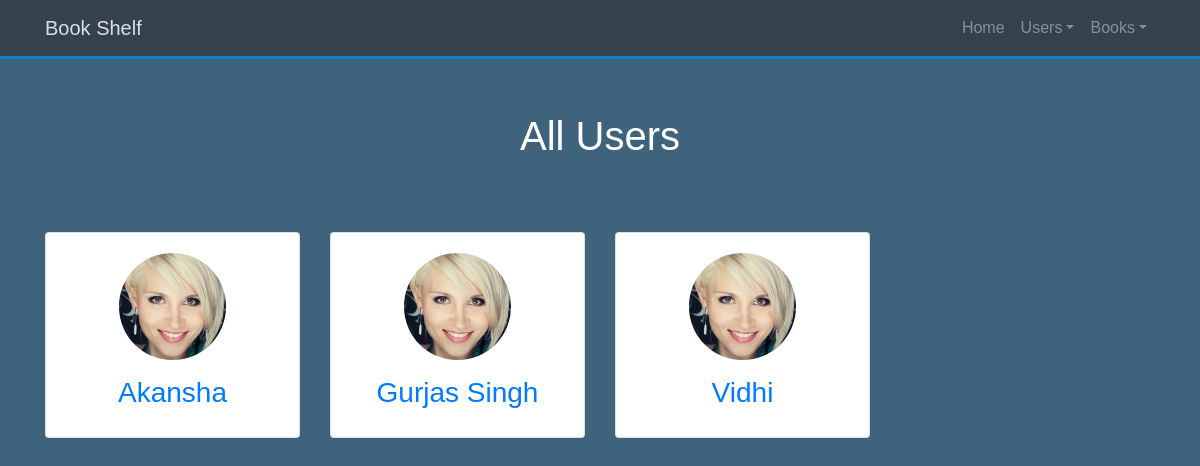
Screenshot of /users with the database file from the repository.
### database_setup.py (models this page shows)
class User(Base):
    __tablename__ = 'user'
    id = Column(Integer, primary_key=True, autoincrement=True)
    name = Column(String(250), nullable=False)
    favourite_book_id = Column(String(500))

### flask_app.py (the view)
@app.route("/users")
def allUsers():
    DBSession = sessionmaker(bind=engine)
    session = DBSession()
    users = session.query(User).all()
    return render_template('allusers.html', users = users)

### templates/allusers.html
{% extends 'base.html' %}
{% block search_bar %}
    <header id="home-section">
        <div class="dark-overlay">
            <div class="home-inner container">
                <header class="masthead">
                </header>
            </div>
        </div>
    </header>
{% endblock %}
{% block content %}
    <center><h1 style="color:white">All Users</h1></center>
    <section id="authors" class="my-5 text-center">
    {% if users|length>0 %}
      <div class="container">
          <div class="row">
            {% for i in users %}
              <div class="col-lg-3 col-md-6 mt-4">
                <div class="card">
                  <div class="card-body">
                    <img src="{{ url_for('static', filename='img/user.jpg') }}" alt="" class="img-fluid rounded-circle w-50 mb-3">
                    <h3><a href = "{{url_for('singleUser', user_id = i.id) }}">{{i.name}}</a></h3>
                  </div>
                </div>
              </div>
            {% endfor %}
          </div>
        </div>
      {% else %}
          <p style="color:white">No Users found.</p>
      {% endif %}
      </section>
    <br><br>
{% endblock %}

### static/css/style.css (style rules this page uses)
body { background-color: #3f627d; font-family: OpenSans, sans-serif; margin: 0; padding: 0; }
#home-section { background-repeat: no-repeat; background-size: cover; background-attachment: fixed; min-height: 100px; }
#home-section .home-inner { padding-top: 80px; }
.masthead { padding: 1em 0; }

### rows the page displays
User: name "Akansha"
User: name "Gurjas Singh"
User: name "Vidhi"
